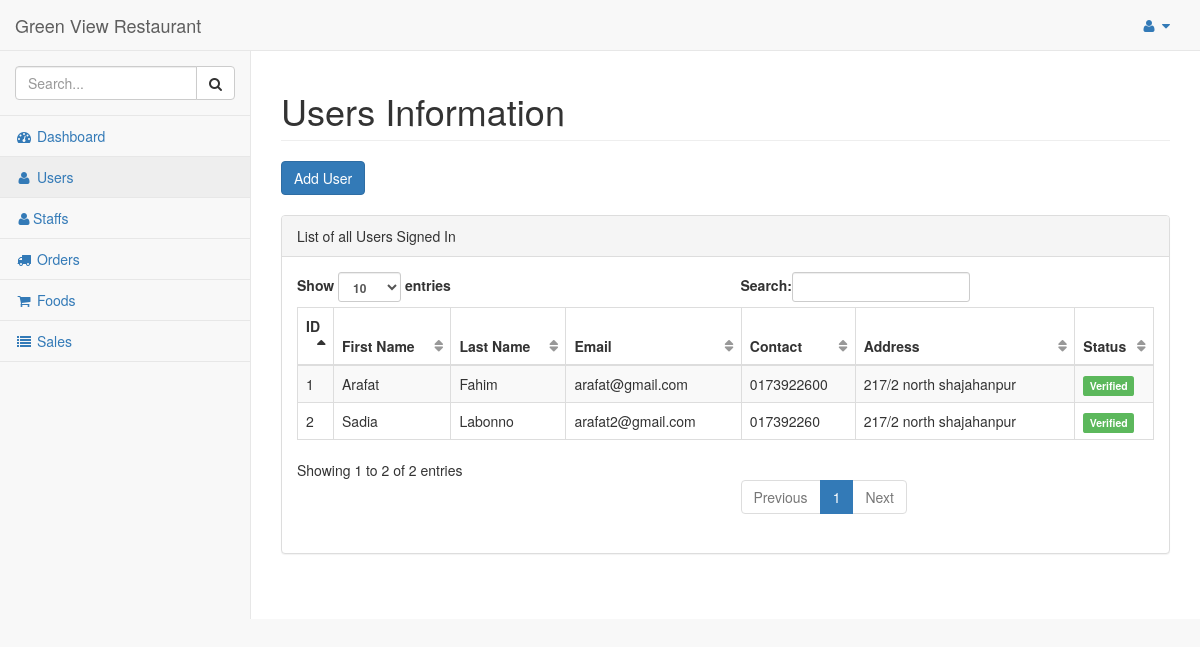
The page /dashboard/admin/users/ (signed in) on the database its author committed.
### hotel/models.py (models this page shows)
class Customer(models.Model):
    pending = 'Pending'
    verified = 'Verified'
    STATUS = (
        (pending, pending),
        (verified, verified),
    )
    customer = models.ForeignKey(User, on_delete=models.CASCADE)
    address = models.TextField()
    contact = models.CharField(max_length=10)
    orders = models.IntegerField(default=0)
    total_sale = models.IntegerField(default=0)
    status = models.CharField(max_length=50 , choices=STATUS)
    def __str__(self):
        return self.customer.first_name + " " + self.customer.last_name

### hotel/views.py (the view)
# urls.py: url(r'^dashboard/admin/users/$', views.users_admin, name='users_admin'),
@login_required
@staff_member_required
def users_admin(request):
    customers = Customer.objects.filter()
    print(customers)
    return render(request, 'admin_temp/users.html', {'users':customers})

### hotel/templates/admin_temp/users.html (shortened to what this page needs)
{% load static %}
{% include "includes/base.html" %}
{% block main %}
        <div id="page-wrapper">
            <div class="row">
                <div class="col-lg-12">
                    <h1 class="page-header">Users Information</h1>
                    <button type="button" class="btn btn-primary" data-toggle="modal" data-target="#myModal">
                        Add User
                    </button>
                </div>
            </div>
            <br/>
            <div class="row">
                <div class="col-lg-12">
                    <div class="panel panel-default">
                        <div class="panel-heading">
                            List of all Users Signed In
                        </div>
                        <div class="panel-body">
                            <table width="100%" class="table table-striped table-bordered table-hover" id="dataTables-example">
                                <thead>
                                    <tr>
                                        <th>ID</th>
                                        <th>First Name</th>
                                        <th>Last Name</th>
                                        <th>Email</th>
                                        <th>Contact</th>
                                        <th>Address</th>
                                        <th>Status</th>
                                    </tr>
                                </thead>
                                <tbody>
                                    {% for user in users %}
                                    <tr>
                                        <td>{{user.id}}</td>
                                        <td>{{user.customer.first_name}}</td>
                                        <td>{{user.customer.last_name}}</td>
                                        <td>{{user.customer.email}}</td>
                                        <td>{{user.contact}}</td>
                                        <td>{{user.address}}</td>
                                        <td>{% if user.status == 'Verified' %}
                                        <span class="label label-success">Verified</span>
                                        {% else %}
                                        <span class="label label-danger">Pending</span>
                                        {% endif %}
                                        </td>
                                    </tr>
                                    {%  endfor %}
                                </tbody>
                            </table>
                        </div>
                    </div>
                </div>
            </div>
        </div>
{% endblock %}

### rows shown on the page
Customer: id "1", customer.first_name "Arafat", customer.last_name "Fahim", customer.email "arafat@gmail.com", contact "0173922600", address "217/2 north shajahanpur", status "Verified"
Customer: id "2", customer.first_name "Sadia", customer.last_name "Labonno", customer.email "arafat2@gmail.com", contact "017392260", address "217/2 north shajahanpur", status "Verified"
